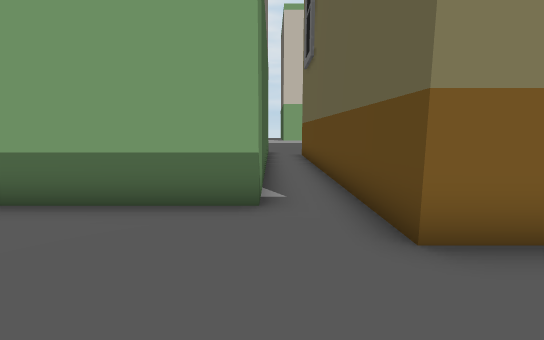
View 1 (above)

21 first-person views from a walk through a 3-D level made in the Unity game engine. The camera is 1.2 m above the floor, tilts 8° down and sees 90° across. The floor is counted in squares, 1 m on a side. Each view is taken from the middle of a square. On the plan, view 1 faces up. The plan holds only what a view shows up to about 13 squares ahead; the rest is blank. The place goes on beyond the plan. The player character is not drawn. Some animated figures are left out.

View 2
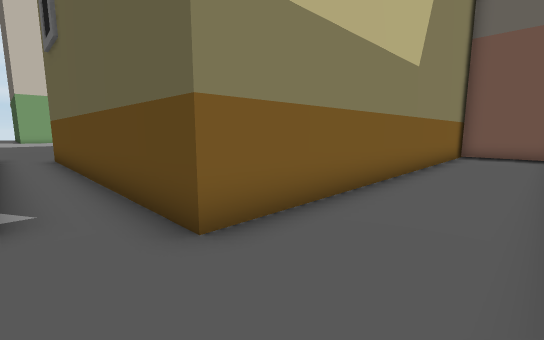

View 3
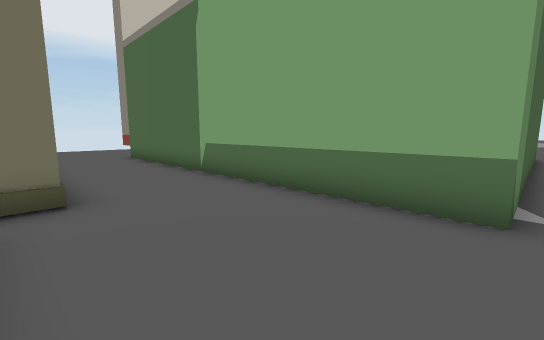

View 4
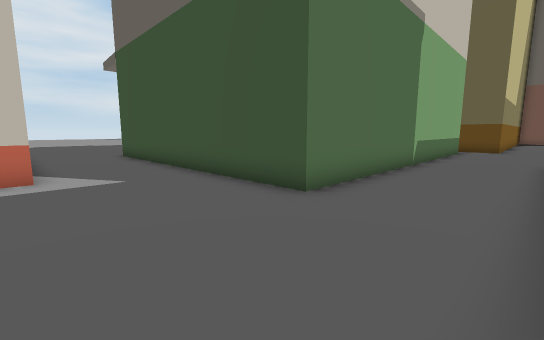

View 5
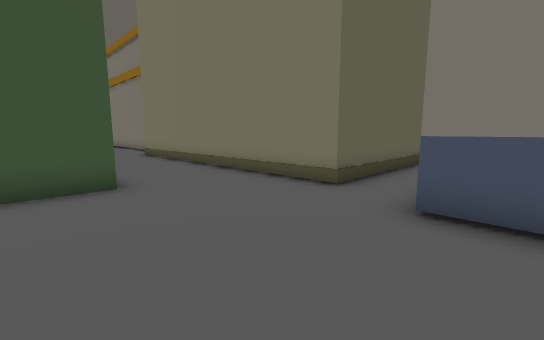

View 6
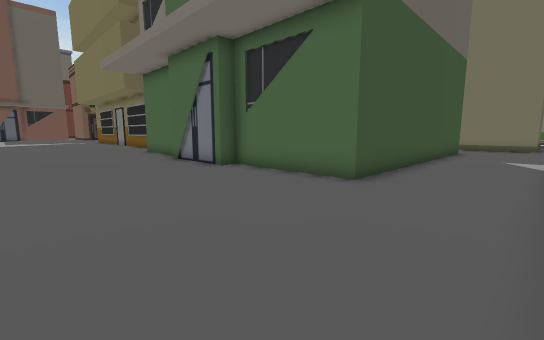

View 7
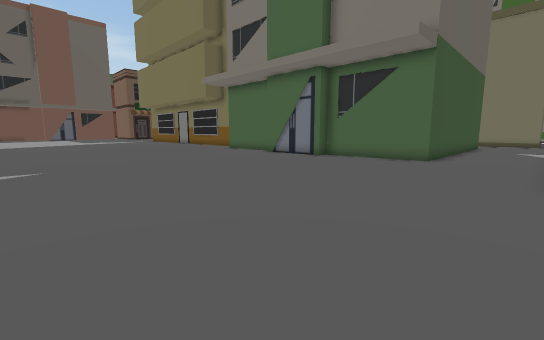

View 8
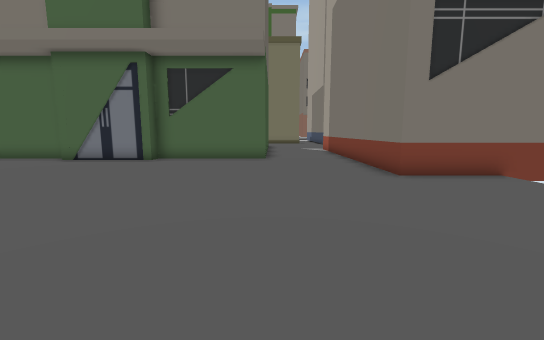

View 9
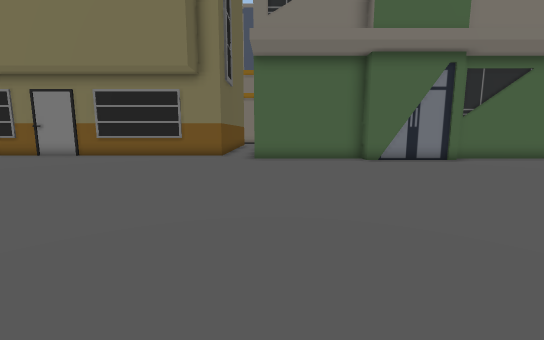

View 10
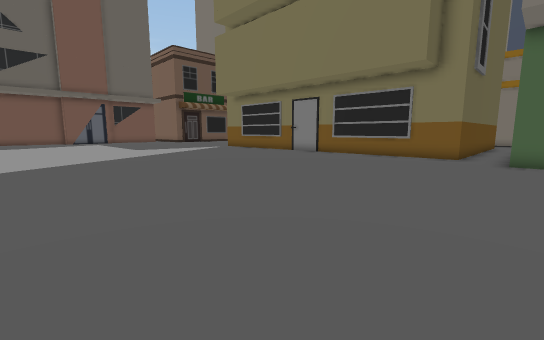

View 11
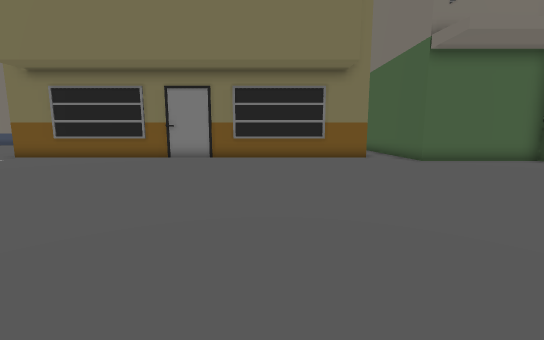

View 12
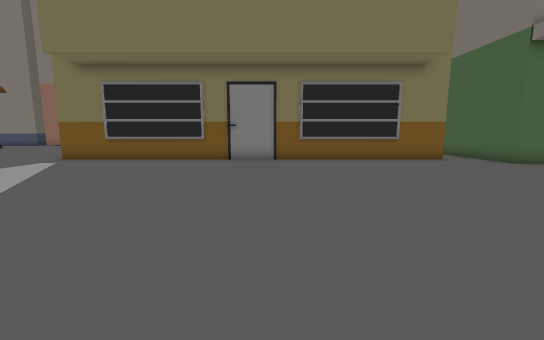

View 13
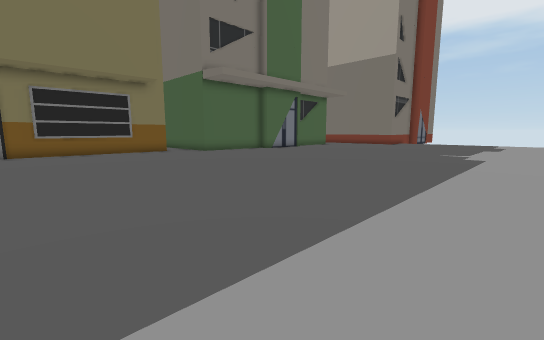

View 14
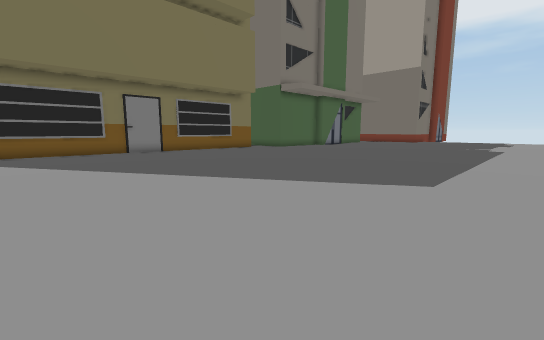

View 15
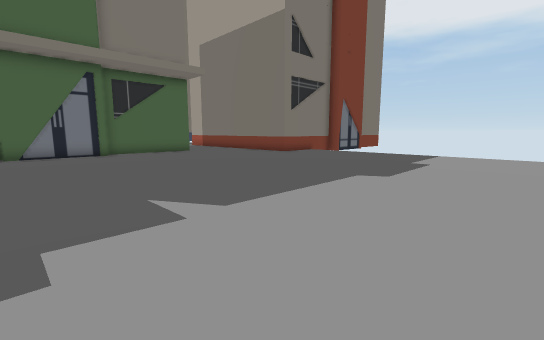

View 16
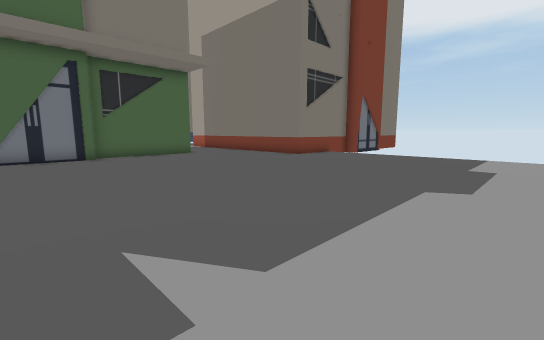

View 17
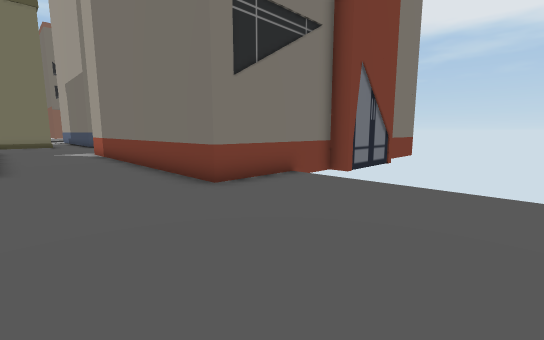

View 18
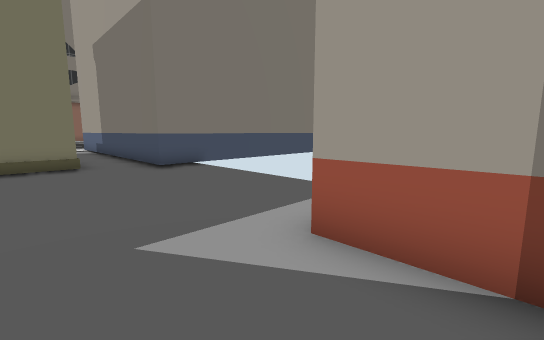

View 19
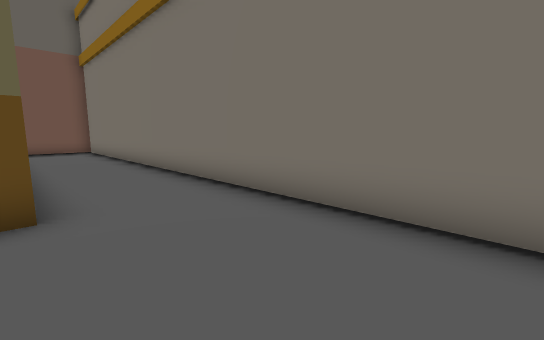

View 20
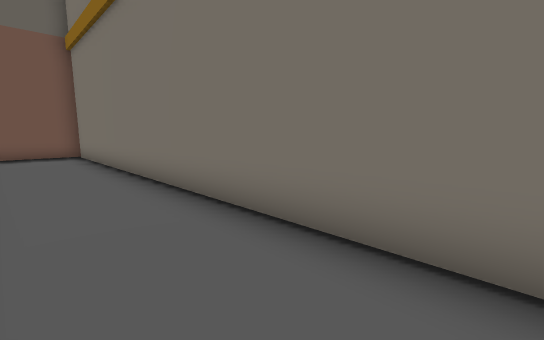

View 21
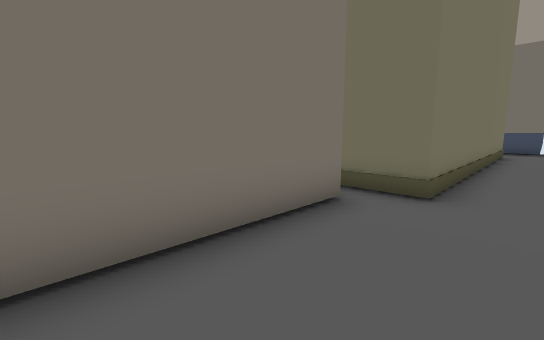

### Floor plan
Key: @ floor where view 1 was taken; # wall or solid block; . floor; B building.
Columns run from 21 left of view 1 to 17 right of it. Each row starts with its distance up from view 1.
 32  .............. .
 31  ................................... .
 30  ....................................
 29  .....................................
 28  .....................................
 27  .....................................
 26  .....................................
 25  .....................................
 24  .....................................
 23  .....................................
 22  .....................................
 21 B.....................................
 20 BBBB..................................
 19    B..................................
 18    B...................................
 17    B...................................
 16    B....BBBBBBBBBBBBB..................
 15    B...B             B.................
 14    B...B             B.BBBBBBBBBBBBBBBB
 13    B...B             B.B
 12    B...B             B.B
 11    B...B             B.B
 10    B...B             B.B
  9    B...B             B.B
  8   .....B             B.B
  7  ......B             B.B
  6  ......B             B.B
  5  ......B             B.B
  4  .......BBBBBBBBBBBBB..B
  3  ......................BBBBBBBBBBBBBB
  2 BBB.................................B
  1   B.................................B
  0   B.#############....@..............B
 -1   B.#           #BBBBBBBBBBBBBBBBBBBB
 -2   B.#
 -3   B.#
 -4   B.#

Where each view was taken, in squares from view 1:
view 1: 0 up, 0 right, facing up
view 2: 0 up, 0 right, facing up-right
view 3: 0 up, 0 right, facing up-left
view 4: 1 up, 18 left, facing up-right
view 5: 6 up, 20 left, facing down-right
view 6: 22 up, 17 left, facing down-right
view 7: 28 up, 17 left, facing down-right
view 8: 28 up, 14 left, facing down
view 9: 28 up, 1 left, facing down
view 10: 28 up, 1 left, facing down-right
view 11: 27 up, 6 right, facing down
view 12: 26 up, 9 right, facing down
view 13: 31 up, 9 right, facing down-left
view 14: 31 up, 16 right, facing down-left
view 15: 32 up, 5 left, facing down-left
view 16: 30 up, 6 left, facing down-left
view 17: 26 up, 14 left, facing down-left
view 18: 11 up, 15 left, facing down-left
view 19: 3 up, 3 left, facing down-right
view 20: 2 up, 0 right, facing down-right
view 21: 2 up, 0 right, facing down-left
